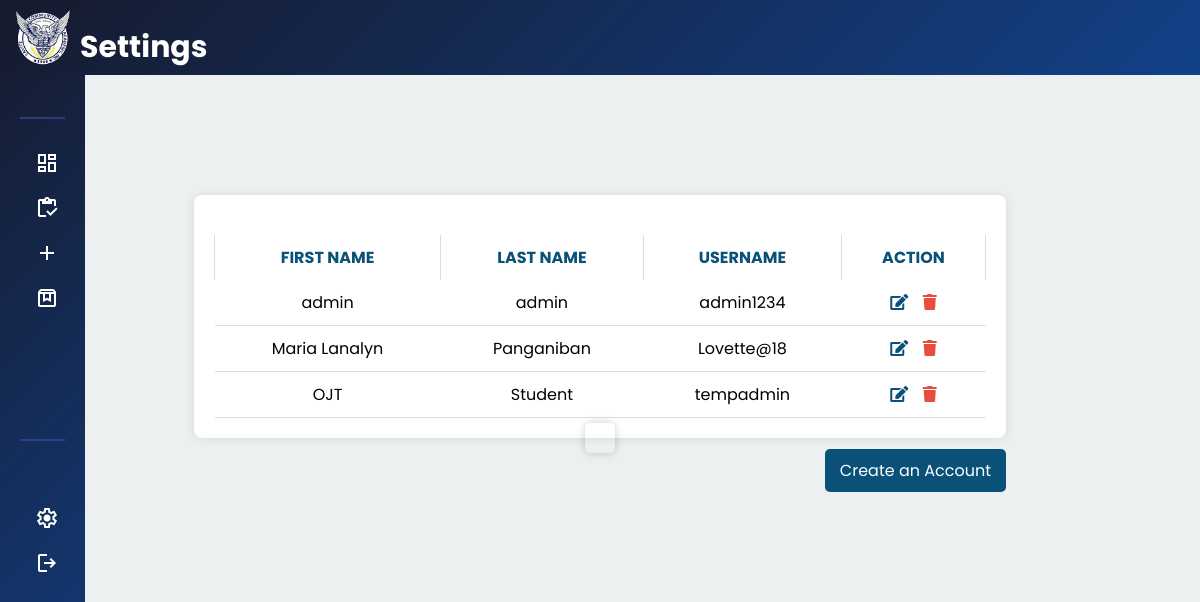
The page /library/php/settings.php (signed in) on the database its author committed.
### tables this page shows
CREATE TABLE `ccai_user` (
  `id` int(11) NOT NULL,
  `F_name` varchar(255) NOT NULL,
  `L_Name` varchar(255) NOT NULL,
  `Username` varchar(255) NOT NULL,
  `Password` varchar(255) NOT NULL,
  `Label` varchar(255) NOT NULL
);

### library/php/settings.php (the view, shortened to what this page needs)
<?php
require 'config.php';
$users = [];
try {
    $stmt = $pdo->query("SELECT id, F_Name, L_Name, Username FROM ccai_user");
    $users = $stmt->fetchAll(PDO::FETCH_ASSOC);
} catch (PDOException $e) {
    echo "Error: " . $e->getMessage();
}
?>
<!DOCTYPE html>
<html>
<head>
    <link rel="stylesheet" type="text/css" href="../css/settings.css">
    <link rel="stylesheet" href="https://cdnjs.cloudflare.com/ajax/libs/font-awesome/5.15.4/css/all.min.css">
</head>
<body>
    <div class="header">
        <div class="sidebar-header">
            <img src="../img/logo.png" alt="Logo" class="nav-logo">
        </div>
        <div class="title-container">
            <h2>Settings</h2>
        </div>
    </div>
    <?php include 'navbar.php'; ?>
    <div class="dashboard-container">
        <div id="notification">
        </div>
        <div class="settings-table-container">
            <table id="users-table" class="settings-table">
                <thead>
                    <tr>
                        <th>FIRST NAME</th>
                        <th>LAST NAME</th>
                        <th>USERNAME</th>
                        <th>ACTION</th>
                    </tr>
                </thead>
                <tbody>
                    <?php if ($users) : ?>
                        <?php foreach ($users as $user) : ?>
                            <tr>
                                <td><?php echo htmlspecialchars($user['F_Name']); ?></td>
                                <td><?php echo htmlspecialchars($user['L_Name']); ?></td>
                                <td><?php echo htmlspecialchars($user['Username']); ?></td>
                                <td class="action-icons">
                                    <a href="#" class="icon update" data-id="<?php echo $user['id']; ?>" title="Update"><i class="fas fa-edit"></i></a>
                                    <div class="icon delete" title="Delete" onclick="confirmDelete(<?php echo $user['id']; ?>)"><i class="fas fa-trash"></i></div>
                                </td>
                            </tr>
                        <?php endforeach; ?>
                    <?php else : ?>
                        <tr>
                            <td colspan="4">No users found</td>
                        </tr>
                    <?php endif; ?>
                </tbody>
            </table>
        </div>
        <div class="create-account-container">
            <a href="register.php" class="create-account-button">Create an Account</a>
        </div>
    </div>
</body>
</html>

### library/css/settings.css (style rules this page uses)
body { display: flex; flex-direction: column; margin: 0; padding: 0; font-family: Arial, sans-serif; overflow: hidden; }
.header { display: flex; flex-direction: row; text-align: start; padding-left: 15px; background: linear-gradient(-45deg, #124188, #161a2d); color: white; font-size: 20px; height: 75px; position: sticky; top: 0; width: 100%; z-index: 2000; }
h2 { text-align: start; margin-left: 10px; }
.title-container { margin: 25px 0px 10px 0px; width: 100%; }
.dashboard-container { padding: 20px; flex: 1; display: flex; flex-direction: column; align-items: center; background-color: #ecf0f1; min-height: 100vh; overflow: hidden; }
.create-account-container { width: 70%; text-align: right; margin-top: 20px; }
.create-account-button { background-color: #095179; color: white; padding: 10px 15px; border-radius: 5px; text-decoration: none; font-size: 16px; transition: .5s; }
.settings-table-container { margin-top: 100px; width: 70%; background-color: #fff; padding: 20px; border-radius: 8px; box-shadow: 0 0 10px rgba(0, 0, 0, 0.1); }
.settings-table { width: 100%; border-collapse: collapse; margin-top: 20px; }
.settings-table td { padding: 10px; text-align: center; border-bottom: 1px solid #ddd; }
.settings-table th { padding: 10px; text-align: center; background-color: white; color: #095179; border-left: 1px solid #ddd; border-right: 1px solid #ddd; }
.settings-table .action-icons { text-align: center; margin: 0; }
.icon { display: inline-block; height: 24px; margin: 0 5px; color: #ecf0f1; cursor: pointer; }
.icon.update { color: #095179; transition: .3s; }
.icon.delete { color: #e74c3c; transition: .3s; }
.icon i { font-size: 16px; }
#notification { display: flex; justify-content: center; align-items: center; position: fixed; top: 50%; left: 50%; transform: translate(-50%, -50%); z-index: 1000; max-width: 90%; box-shadow: 0 0 10px rgba(0, 0, 0, 0.2); text-align: center; padding: 15px; border-radius: 5px; font-size: 16px; }

### library/css/navbar.css (style rules this page uses)
* { margin: 0; padding: 0; box-sizing: border-box; font-family: "Poppins", sans-serif; }
body { min-height: 100vh; background: #F0F4FF; }
.nav-logo { margin-top: 10px; width: 55px; }

### rows shown on the page
ccai_user: F_name "admin", L_Name "admin", Username "admin1234"
ccai_user: F_name "Maria Lanalyn", L_Name "Panganiban", Username "Lovette@18"
ccai_user: F_name "OJT", L_Name "Student", Username "tempadmin"
